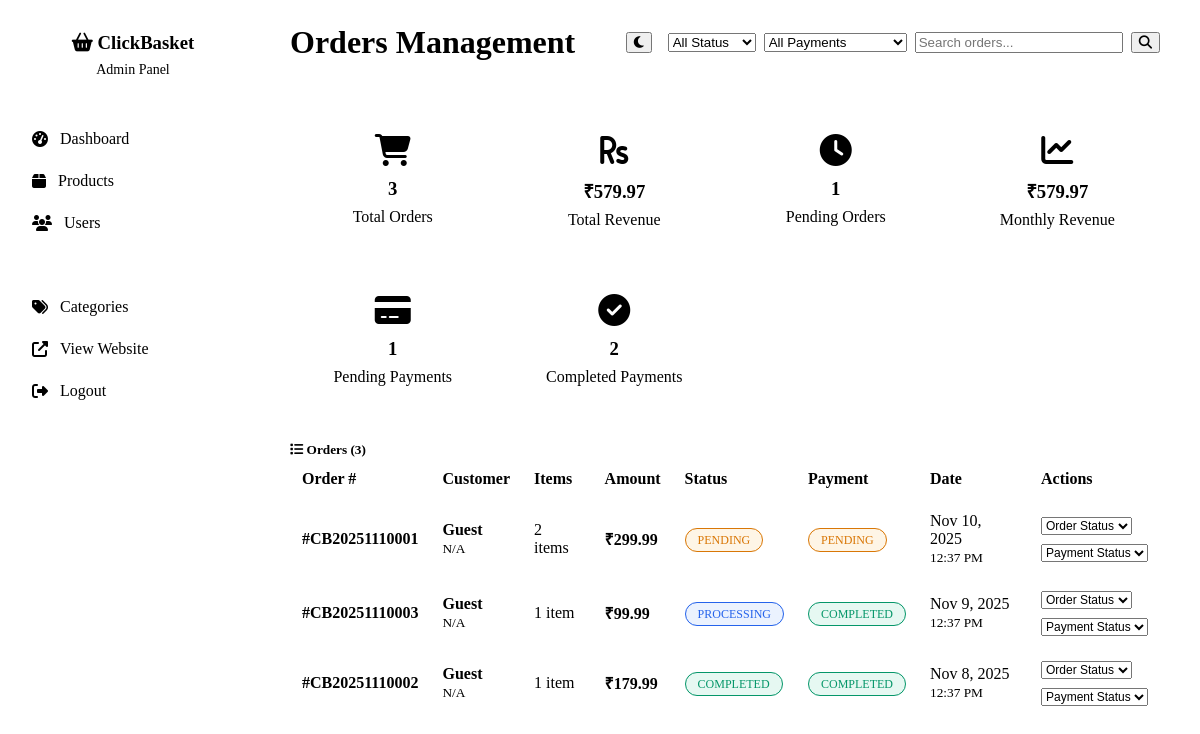
Page /admin/orders.php (signed in) on the committed database.
### tables this page shows
CREATE TABLE orders (
    id INT PRIMARY KEY AUTO_INCREMENT,
    user_id INT NOT NULL,
    order_number VARCHAR(50) UNIQUE NOT NULL,
    total_amount DECIMAL(10,2) NOT NULL,
    discount_amount DECIMAL(10,2) DEFAULT 0,
    tax_amount DECIMAL(10,2) DEFAULT 0,
    final_amount DECIMAL(10,2) NOT NULL,
    coupon_id INT DEFAULT NULL,
    payment_method VARCHAR(50),
    payment_status ENUM('pending', 'completed', 'failed', 'refunded') DEFAULT 'pending',
    transaction_id VARCHAR(100),
    payment_gateway VARCHAR(50),
    order_status ENUM('pending', 'processing', 'completed', 'cancelled') DEFAULT 'pending',
    created_at TIMESTAMP DEFAULT CURRENT_TIMESTAMP,
    updated_at TIMESTAMP DEFAULT CURRENT_TIMESTAMP ON UPDATE CURRENT_TIMESTAMP,
    FOREIGN KEY (user_id) REFERENCES users(id) ON DELETE CASCADE,
    FOREIGN KEY (coupon_id) REFERENCES coupons(id) ON DELETE SET NULL
);

### config/config.php (called while the page is built, shortened)
<?php
function format_currency($amount) {
    return '₹' . number_format($amount, 2);
}
?>

### admin/orders.php (the view, shortened to what this page needs)
<?php
require_once '../config/config.php';
$database = new Database();
$db = $database->getConnection();
$page = max(1, intval($_GET['page'] ?? 1));
$limit = 15;
$offset = ($page - 1) * $limit;
$status_filter = $_GET['status'] ?? '';
$payment_filter = $_GET['payment'] ?? '';
$search = trim($_GET['search'] ?? '');
try {
    $where_conditions = [];
    $params = [];
    $where_clause = !empty($where_conditions) ? "WHERE " . implode(" AND ", $where_conditions) : "";
    $orders_query = "SELECT o.*, u.name as user_name, u.email as user_email,
                     COUNT(oi.id) as item_count
                     FROM orders o
                     LEFT JOIN users u ON o.user_id = u.id
                     LEFT JOIN order_items oi ON o.id = oi.order_id
                     $where_clause
                     GROUP BY o.id
                     ORDER BY o.created_at DESC
                     LIMIT ? OFFSET ?";
    $stmt = $db->prepare($orders_query);
    $stmt->bindValue(count($params) + 1, $limit, PDO::PARAM_INT);
    $stmt->bindValue(count($params) + 2, $offset, PDO::PARAM_INT);
    $stmt->execute();
    $orders = $stmt->fetchAll(PDO::FETCH_ASSOC);
    $count_query = "SELECT COUNT(DISTINCT o.id) as total FROM orders o
                    LEFT JOIN users u ON o.user_id = u.id $where_clause";
    $count_stmt = $db->prepare($count_query);
    $count_stmt->execute($params);
    $total_orders = $count_stmt->fetch(PDO::FETCH_ASSOC)['total'];
    $stats_query = "SELECT
        COUNT(*) as total_orders,
        SUM(final_amount) as total_revenue,
        SUM(CASE WHEN order_status = 'pending' THEN 1 ELSE 0 END) as pending_orders,
        SUM(CASE WHEN order_status = 'completed' THEN 1 ELSE 0 END) as completed_orders,
        SUM(CASE WHEN payment_status = 'pending' THEN 1 ELSE 0 END) as pending_payments,
        SUM(CASE WHEN payment_status = 'completed' THEN 1 ELSE 0 END) as completed_payments,
        SUM(CASE WHEN created_at >= DATE_SUB(NOW(), INTERVAL 30 DAY) THEN final_amount ELSE 0 END) as monthly_revenue
        FROM orders";
    $stats_stmt = $db->prepare($stats_query);
    $stats_stmt->execute();
    $stats = $stats_stmt->fetch(PDO::FETCH_ASSOC);
} catch (Exception $e) {
    $orders = [];
    $total_orders = 0;
    $total_pages = 0;
    $stats = ['total_orders' => 0, 'total_revenue' => 0, 'pending_orders' => 0, 'completed_orders' => 0, 'pending_payments' => 0, 'completed_payments' => 0, 'monthly_revenue' => 0];
}
?>
<!DOCTYPE html>
<html lang="en">
<head>
    <link rel="stylesheet" href="<?php echo SITE_URL; ?>/assets/css/style.css">
    <link rel="stylesheet" href="https://cdnjs.cloudflare.com/ajax/libs/font-awesome/6.4.0/css/all.min.css">
</head>
<body>
    <div class="admin-layout">
        <div class="admin-sidebar">
            <div class="sidebar-brand">
                <h3 style="color: var(--primary-color); margin: 0;"><i class="fas fa-shopping-basket"></i> ClickBasket</h3>
                <p style="color: var(--text-muted); font-size: 0.875rem; margin: 0.5rem 0 0;">Admin Panel</p>
            </div>
            <nav style="padding: 1rem 0;">
                <a href="dashboard.php" class="nav-link"><i class="fas fa-tachometer-alt"></i> Dashboard</a>
                <a href="products.php" class="nav-link"><i class="fas fa-box"></i> Products</a>
                <a href="users.php" class="nav-link"><i class="fas fa-users"></i> Users</a>
                <a href="orders.php" class="nav-link active"><i class="fas fa-shopping-cart"></i> Orders</a>
                <a href="categories.php" class="nav-link"><i class="fas fa-tags"></i> Categories</a>
                <a href="../index.php" class="nav-link"><i class="fas fa-external-link-alt"></i> View Website</a>
                <a href="logout.php" class="nav-link" style="color: var(--danger-color);"><i class="fas fa-sign-out-alt"></i> Logout</a>
            </nav>
        </div>
        <div class="admin-main">
            <div class="admin-header">
                <h1 style="color: var(--text-primary); margin: 0;">Orders Management</h1>
                <div style="display: flex; align-items: center; gap: 1rem;">
                    <button onclick="toggleTheme()" class="btn btn-secondary btn-sm">
                        <i class="fas fa-moon"></i>
                    </button>
                    <div class="filter-controls">
                        <form method="GET" style="display: flex; gap: 0.5rem; align-items: center; flex-wrap: wrap;">
                            <select name="status" class="form-control" style="width: auto;" onchange="this.form.submit()">
                                <option value="all" <?php echo $status_filter === 'all' || !$status_filter ? 'selected' : ''; ?>>All Status</option>
                            </select>
                            <select name="payment" class="form-control" style="width: auto;" onchange="this.form.submit()">
                                <option value="all" <?php echo $payment_filter === 'all' || !$payment_filter ? 'selected' : ''; ?>>All Payments</option>
                            </select>
                            <input type="text" name="search" value="<?php echo htmlspecialchars($search); ?>" placeholder="Search orders..." class="form-control" style="width: 200px;">
                            <button type="submit" class="btn btn-primary"><i class="fas fa-search"></i></button>
                        </form>
                    </div>
                </div>
            </div>
            <div style="padding: 2rem;">
                <div class="stats-grid">
                    <div class="stat-card">
                        <div style="color: var(--primary-color); font-size: 2rem; margin-bottom: 0.5rem;"><i class="fas fa-shopping-cart"></i></div>
                        <h3 style="margin: 0.5rem 0;"><?php echo number_format($stats['total_orders']); ?></h3>
                        <p style="color: var(--text-muted); margin: 0;">Total Orders</p>
                    </div>
                    <div class="stat-card">
                        <div style="color: var(--success-color); font-size: 2rem; margin-bottom: 0.5rem;"><i class="fas fa-rupee-sign"></i></div>
                        <h3 style="margin: 0.5rem 0;"><?php echo format_currency($stats['total_revenue']); ?></h3>
                        <p style="color: var(--text-muted); margin: 0;">Total Revenue</p>
                    </div>
                    <div class="stat-card">
                        <div style="color: var(--warning-color); font-size: 2rem; margin-bottom: 0.5rem;"><i class="fas fa-clock"></i></div>
                        <h3 style="margin: 0.5rem 0;"><?php echo number_format($stats['pending_orders']); ?></h3>
                        <p style="color: var(--text-muted); margin: 0;">Pending Orders</p>
                    </div>
                    <div class="stat-card">
                        <div style="color: var(--info-color); font-size: 2rem; margin-bottom: 0.5rem;"><i class="fas fa-chart-line"></i></div>
                        <h3 style="margin: 0.5rem 0;"><?php echo format_currency($stats['monthly_revenue']); ?></h3>
                        <p style="color: var(--text-muted); margin: 0;">Monthly Revenue</p>
                    </div>
                    <div class="stat-card">
                        <div style="color: var(--warning-color); font-size: 2rem; margin-bottom: 0.5rem;"><i class="fas fa-credit-card"></i></div>
                        <h3 style="margin: 0.5rem 0;"><?php echo number_format($stats['pending_payments']); ?></h3>
                        <p style="color: var(--text-muted); margin: 0;">Pending Payments</p>
                    </div>
                    <div class="stat-card">
                        <div style="color: var(--success-color); font-size: 2rem; margin-bottom: 0.5rem;"><i class="fas fa-check-circle"></i></div>
                        <h3 style="margin: 0.5rem 0;"><?php echo number_format($stats['completed_payments']); ?></h3>
                        <p style="color: var(--text-muted); margin: 0;">Completed Payments</p>
                    </div>
                </div>
                <div class="card">
                    <div class="card-header">
                        <h5 style="margin: 0;"><i class="fas fa-list"></i> Orders (<?php echo number_format($total_orders); ?>)</h5>
                    </div>
                    <div style="overflow-x: auto;">
                        <table style="width: 100%; border-collapse: collapse;">
                            <thead>
                                <tr style="background: var(--bg-secondary);">
                                    <th style="padding: 0.75rem; text-align: left; border-bottom: 1px solid var(--border-color);">Order #</th>
                                    <th style="padding: 0.75rem; text-align: left; border-bottom: 1px solid var(--border-color);">Customer</th>
                                    <th style="padding: 0.75rem; text-align: left; border-bottom: 1px solid var(--border-color);">Items</th>
                                    <th style="padding: 0.75rem; text-align: left; border-bottom: 1px solid var(--border-color);">Amount</th>
                                    <th style="padding: 0.75rem; text-align: left; border-bottom: 1px solid var(--border-color);">Status</th>
                                    <th style="padding: 0.75rem; text-align: left; border-bottom: 1px solid var(--border-color);">Payment</th>
                                    <th style="padding: 0.75rem; text-align: left; border-bottom: 1px solid var(--border-color);">Date</th>
                                    <th style="padding: 0.75rem; text-align: left; border-bottom: 1px solid var(--border-color);">Actions</th>
                                </tr>
                            </thead>
                            <tbody>
                                <?php if (!empty($orders)): ?>
                                    <?php foreach ($orders as $order): ?>
                                        <tr>
                                            <td style="padding: 0.75rem; border-bottom: 1px solid var(--border-color);">
                                                <strong>#<?php echo htmlspecialchars($order['order_number']); ?></strong>
                                            </td>
                                            <td style="padding: 0.75rem; border-bottom: 1px solid var(--border-color);">
                                                <div>
                                                    <strong><?php echo htmlspecialchars($order['user_name'] ?? 'Guest'); ?></strong>
                                                    <br><small style="color: var(--text-muted);"><?php echo htmlspecialchars($order['user_email'] ?? 'N/A'); ?></small>
                                                </div>
                                            </td>
                                            <td style="padding: 0.75rem; border-bottom: 1px solid var(--border-color);">
                                                <?php echo $order['item_count']; ?> item<?php echo $order['item_count'] != 1 ? 's' : ''; ?>
                                            </td>
                                            <td style="padding: 0.75rem; border-bottom: 1px solid var(--border-color);">
                                                <strong><?php echo format_currency($order['final_amount']); ?></strong>
                                            </td>
                                            <td style="padding: 0.75rem; border-bottom: 1px solid var(--border-color);">
                                                <span class="status-badge status-<?php echo $order['order_status']; ?>">
                                                    <?php echo ucfirst($order['order_status']); ?>
                                                </span>
                                            </td>
                                            <td style="padding: 0.75rem; border-bottom: 1px solid var(--border-color);">
                                                <span class="status-badge status-<?php echo $order['payment_status']; ?>">
                                                    <?php echo ucfirst($order['payment_status']); ?>
                                                </span>
                                            </td>
                                            <td style="padding: 0.75rem; border-bottom: 1px solid var(--border-color);">
                                                <?php echo date('M j, Y', strtotime($order['created_at'])); ?>
                                                <br><small style="color: var(--text-muted);"><?php echo date('g:i A', strtotime($order['created_at'])); ?></small>
                                            </td>
                                            <td style="padding: 0.75rem; border-bottom: 1px solid var(--border-color);">
                                                <div style="display: flex; flex-direction: column; gap: 0.5rem;">
                                                    <form method="POST" style="display: inline-block;">
                                                        <select name="new_status" class="form-control" style="width: auto; font-size: 0.75rem;" onchange="if(confirm('Update order status?')) this.form.submit();">
                                                            <option value="">Order Status</option>
                                                        </select>
                                                    </form>
                                                    <form method="POST" style="display: inline-block;">
                                                        <select name="new_payment_status" class="form-control" style="width: auto; font-size: 0.75rem;" onchange="if(confirm('Update payment status?')) this.form.submit();">
                                                            <option value="">Payment Status</option>
                                                        </select>
                                                    </form>
                                                </div>
                                            </td>
                                        </tr>
                                    <?php endforeach; ?>
                                <?php endif; ?>
                            </tbody>
                        </table>
                    </div>
                </div>
            </div>
        </div>
    </div>
</body>
</html>

### rows in the picture
orders: order_number "CB20251110001", user_name "Guest", user_email "N/A", item_count "2", final_amount "₹299.99", order_status "PENDING", payment_status "PENDING", created_at "Nov 10, 2025", created_at "12:37 PM"
orders: order_number "CB20251110003", user_name "Guest", user_email "N/A", item_count "1", final_amount "₹99.99", order_status "PROCESSING", payment_status "COMPLETED", created_at "Nov 9, 2025", created_at "12:37 PM"
orders: order_number "CB20251110002", user_name "Guest", user_email "N/A", item_count "1", final_amount "₹179.99", order_status "COMPLETED", payment_status "COMPLETED", created_at "Nov 8, 2025", created_at "12:37 PM"

### other values in the picture
$stats['total_orders'] "3"
format_currency($stats['total_revenue']) "₹579.97"
$stats['pending_orders'] "1"
format_currency($stats['monthly_revenue']) "₹579.97"
$stats['pending_payments'] "1"
$stats['completed_payments'] "2"
$total_orders "3"
